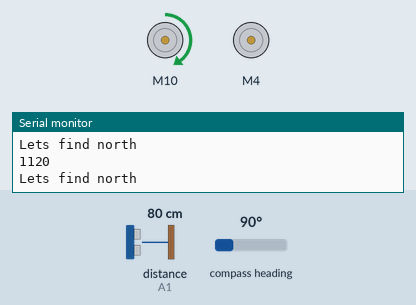
A sketch run on a simulated Arduino Uno, built with avr-gcc and run on an emulated ATmega328P. Parts: 2 × DC motor (green arrow = forward, orange = backward, longer = faster), the last lines printed to the serial monitor. The inputs (shaded band) are chosen by the test bench; at power-on: distance to the obstacle (sensor on A1) 80 cm, compass heading 90°. The echo pulse lasts 58.3 µs per cm.

Above: at 1.2 s.
1.3 s: distance to the obstacle (sensor on A1) set to 23 cm
2.8 s: distance to the obstacle (sensor on A1) set to 19 cm
At 3.2 s:
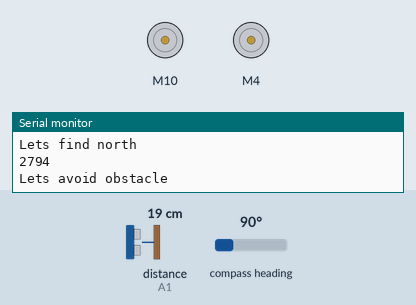
5.8 s: distance to the obstacle (sensor on A1) set to 35 cm
At 6.2 s:
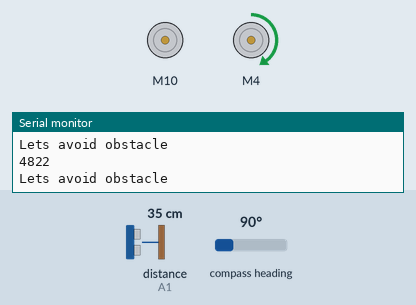
8.8 s: compass heading set to 269°
At 9.9 s:
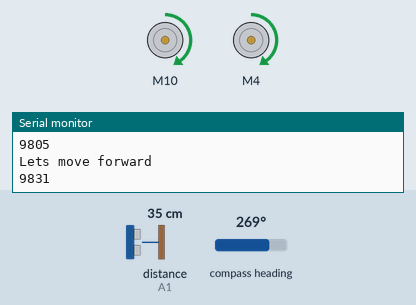
10.3 s: compass heading set to 7°
At 11.5 s:
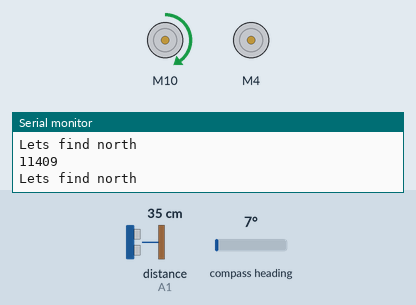
11.8 s: compass heading set to 180°
At 12.8 s:
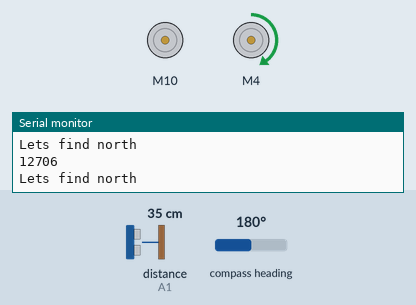
Timing chart, 0 to 14.3 s (numbered marks = the images above; inputs shaded):
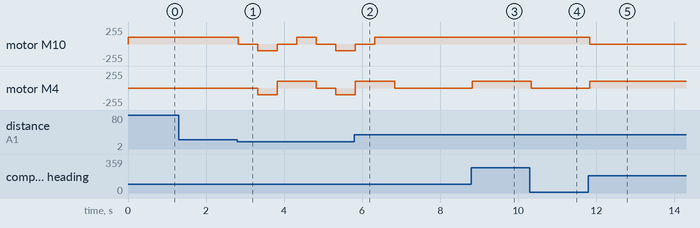

The sketch:

iteration1.ino
```cpp
#include <HCSR04.h>
#include <L298NX2.h>
#include <QMC5883LCompass.h>

// assign pin.
//motor 1(Right) pin
const unsigned int EN_1 = 11;
const unsigned int IN1_1 = 10;
const unsigned int IN2_1 = 9;
//motor 2(left) pin
const unsigned int EN_2 = 3;
const unsigned int IN1_2 = 4;
const unsigned int IN2_2 = 5;
//ultrasonic sensor pin
int triggerPin = A0;
int echoPin = A1;

// Initialize sensor and motor.
L298NX2 myMotors(EN_1, IN1_1, IN2_1, EN_2, IN1_2, IN2_2);
UltraSonicDistanceSensor distanceSensor(triggerPin, echoPin);
QMC5883LCompass compass;

String B[] = {"avoid obstacle" ,"find north","cruise"}; //Behaviour
double G[] = {1.5,1.0,0.5}; //Behaviour gain vector
float activation_level = 0.5; //Behaviour activation level
const int b = sizeof(B)/sizeof(B[0]);
int Dmax = 30; //ultrasonic sensor max distance
int Dmin = 10; //ultrasonic sensor min distance

void setup() {
  Serial.begin(9600);
  compass.init();
}

void loop() {

  Serial.println(millis());
  float R[b] = {0,0,0};

//Avoid obstacle behaviour
  float distanceFront = distanceSensor.measureDistanceCm();
  float avoidObstacleSensorStrength=0;

  if(distanceFront>=Dmax || distanceFront==-1){
    avoidObstacleSensorStrength = 0;
  }else if(distanceFront<Dmax && distanceFront>=Dmin){
    avoidObstacleSensorStrength = 1 - ((distanceFront-Dmin)/(Dmax-Dmin));
  }else{
    avoidObstacleSensorStrength = 1;
  }

  if(avoidObstacleSensorStrength>=activation_level){
    R[0]= avoidObstacleSensorStrength * G[0];
  }


//  Find North Behavior
  compass.read();
  int azimuth = compass.getAzimuth();
  float findNorthSensorStrength=0;

  if(azimuth>5 && azimuth<355){
    findNorthSensorStrength = 1;
  }else{
    findNorthSensorStrength = 0;
  }

  if(findNorthSensorStrength>=activation_level){
    R[1]= findNorthSensorStrength * G[1];
  }

//  Cruise Behaviour
    R[2]= 1 * G[2];

// Priority Based
  float max_g = 0;
  int max_i = 0;
  for ( int i = 0; i < b; i++ )
  {
     if ( R[i] > 0){
        if ( G[i] > max_g ){
          max_g = G[i];
          max_i = i;
        }
     }
  }

  if(B[max_i] == "avoid obstacle"){
    Serial.println("Lets avoid obstacle");
    stopMove();
    delay(500);
    moveBackward();
    delay(500);
    rotateRight();
    delay(500);
    moveForward();
    delay(500);

  }else if(B[max_i] == "find north"){
    Serial.println("Lets find north");
    if(azimuth>=180 && azimuth <=355){
      rotateRight();
    }else if(azimuth>=5 && azimuth<180){
      rotateLeft();
    }

  }else if(B[max_i] == "cruise"){
    Serial.println("Lets move forward");
    moveForward();
  }
}

void moveForward(){
  myMotors.setSpeedA(100);
  myMotors.setSpeedB(100);
  myMotors.forward();
}


void moveBackward(){
  myMotors.setSpeedA(100);
  myMotors.setSpeedB(100);
  myMotors.backward();
}

void rotateRight(){
  myMotors.setSpeedA(0);
  myMotors.setSpeedB(100);
  myMotors.forwardB();
  myMotors.backwardA();
}

void rotateLeft(){
  myMotors.setSpeedA(100);
  myMotors.setSpeedB(0);
  myMotors.forwardA();
  myMotors.backwardB();
}

void stopMove(){
  myMotors.setSpeedA(0);
  myMotors.setSpeedB(0);
  myMotors.forwardB();
  myMotors.backwardA();
}
```

Measured:
- the behaviour switches between 21 and 20 cm on distance to the obstacle (sensor on A1) (found by bisection; images 0 and 1)
- after the input at 2.8 s, motor M10: forward 100/255 → stopped at once, → backward 100/255 0.50 s later, → stopped 0.50 s later, → forward 100/255 0.50 s later, … (6 changes in this stretch); motor M4: stopped → backward 100/255 after 0.52 s, → forward 100/255 0.50 s later, → stopped 1.0 s later, → backward 100/255 0.50 s later
- after the input at 5.8 s, motor M10: goes on until 6.3 s, then stays forward 100/255; motor M4: goes on until 6.8 s, then stays stopped
- after the input at 8.8 s, motor M4: stopped → forward 100/255 at once
- after the input at 10.3 s, motor M4: forward 100/255 → stopped at once
- after the input at 11.8 s, motor M10: forward 100/255 → stopped at once; motor M4: stopped → forward 100/255 at once
